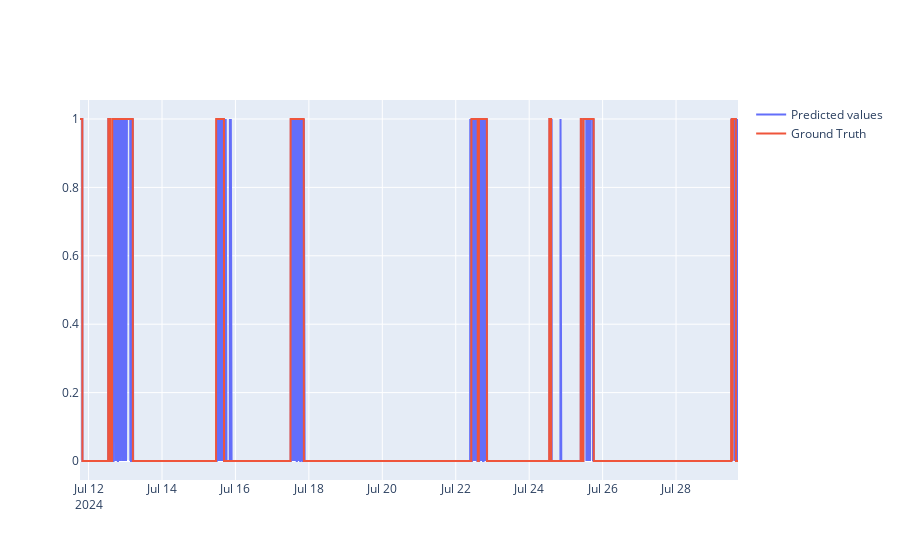

The code cell stored with this chart in its notebook:
### Markdown cell above
This section is dedicated to showing and comparing the results from the ON/OFF gathered from the 3D printers experiment. Some results are the fact that it is almost 100% accurate when the 3D printer is not working. When it is working it seems to be somewhat inconsistent. This is due to the fact that:

1- The algorithm was not trained especificaly for the 3D printer, therefore, in this case, it is insensative to the vibration.

2- The 3D printer itself can be stationary while working which results in the algorithm detecting it as OFF while it is tecnacly working.

This experiment serves to show that while the LSM6DSOX MLC is a very useful tool to detect the ON/OFF state of a machine, it should be accompanied by some sort of software to increase accuracy. Some basic and efficient solutions could a bigger meta-classifier or increase the amount of samples utilized in the MLC. In this experiment, 10 samples were used while the accelerometer was working at 26Hz with a meta-classifier of 5 samples, which means if the machine is still(or with low vibration) for (10/26)*5=1.923s it will register as an OFF, which is common for a 3D printer.

### Code cell
import csv
import datetime
import plotly.express as px
import plotly.graph_objects as go

os.chdir(init_dir)
os.chdir(r'..\Data\3d_printer_on_off\Values')

df_flag=1
df=pd.DataFrame()
files=os.listdir('.')
numbers=[]
final_files=[]
for filename in files:
    try:
        digits=[char for char in filename if char.isdigit()]
        numbers.append(int(''.join(num for num in digits)))
        final_files.append(filename)
    except:
        print("File ",filename," does not have a number, therefor shouldent be in this folder.")
sorted_files=sorted(zip(numbers,files))
numbers,files=zip(*sorted_files)
files=list(files)
for filename in files:
    times=[]
    values=[]
    with open(filename,'r') as csvfile:
        csvreader=csv.reader(csvfile)
        for row in csvreader:
            non_ms_row=row[0].split('.')[0]
            if(non_ms_row!='ts'):
                times.append(non_ms_row)
                values.append(int(row[1]))
        sub_data={'ts':times[::-1],'ON_OFF':values[::-1]}
        if df_flag==1:
            df=pd.DataFrame(sub_data)
            df_flag=0
        else:
            sub_df=pd.DataFrame(sub_data)
            df=pd.concat([df,sub_df],ignore_index=True)

os.chdir(init_dir)
os.chdir(r'..\Data\3d_printer_on_off\Ground_Truth')
intervals=[]
with open('Ground_Truth_ON_OFF.csv','r') as csvfile:
    csvreader=csv.reader(csvfile)
    print_times=[]
    print_flag=0
    for row in csvreader:
        if print_flag==0 and row[1]=='Start':
            datetime_obj=datetime.datetime.strptime(row[0],'%m/%d/%Y %H:%M')
            print_times.append(datetime_obj)
            print_flag=1
        elif print_flag==1 and row[1]=='Stop':
            datetime_obj=datetime.datetime.strptime(row[0],'%m/%d/%Y %H:%M')
            print_times.append(datetime_obj)
            print_flag=0
            intervals.append(print_times)
            print_times=[]
        else:
            print("Something is wrong")
err=0
corr=0
ts=[]
pred=[]
GT=[]
for index,df_row in df.iterrows():
    if df_row.iloc[0]!='ts':
        pred.append(df_row.iloc[1])
        registered_time=datetime.datetime.strptime(df_row.iloc[0],'%Y-%m-%d %H:%M:%S')
        ts.append(registered_time)
        prev_time=datetime.datetime(2024,7,11,1,10,10)
        time_flag=0
        for print_time in intervals:
            if registered_time<print_time[0] and registered_time<prev_time:
                GT.append(0)
                if df_row.iloc[1]==0:
                    corr+=1
                else:
                    err+=1
                time_flag=1
                break
            if registered_time>print_time[0] and registered_time<print_time[1]:
                GT.append(1)
                if df_row.iloc[1]==1:
                    corr+=1
                else:
                    err+=1
                time_flag=1
                break
            prev_time=print_time[1]
        if time_flag==0:
            GT.append(0)
            if df_row.iloc[1]==0:
                corr+=1
            else:
                err+=1
print("Accuracy:",corr/(corr+err)*100,"%")
fig = go.Figure()
fig.add_trace(go.Scatter(x=ts, y=pred,
                    mode='lines',
                    name='Predicted values'))
fig.add_trace(go.Scatter(x=ts, y=GT,
                    mode='lines',
                    name='Ground Truth'))
fig.show()

### Figure 1 — Plotly figure (JSON) as saved in the notebook; plotly's stock layout.template omitted (floating-point values rounded to 4 significant figures; data arrays with more than 128 entries replaced by an {"elided": "..."} marker saying what was removed)
{"data": [{"mode": "lines", "name": "Predicted values", "type": "scatter", "x": {"elided": "5162 str values"}, "y": {"elided": "5162 int values"}}, {"mode": "lines", "name": "Ground Truth", "type": "scatter", "x": {"elided": "5162 str values"}, "y": {"elided": "5162 int values"}}], "layout": {}}
